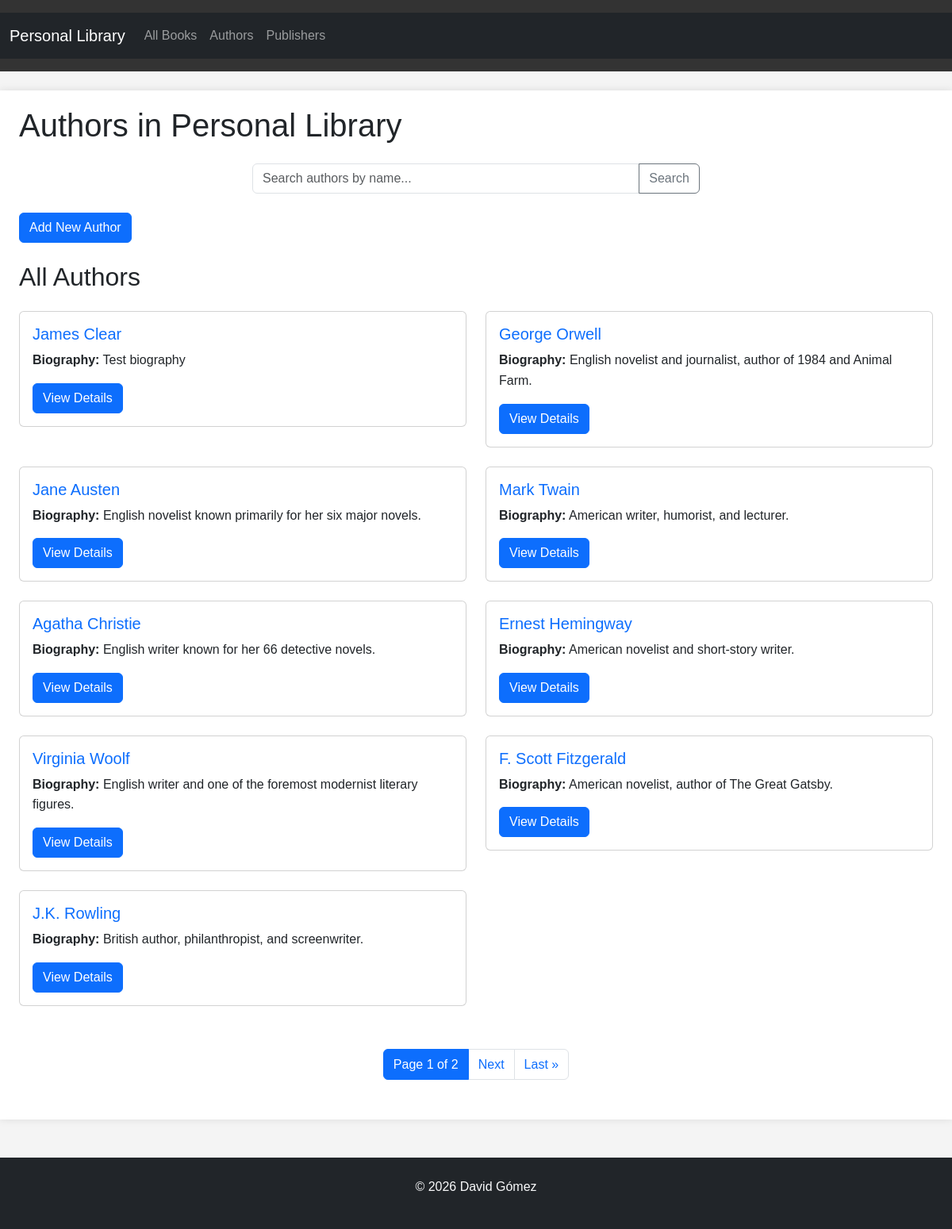
Screenshot of /authors/ with the database file from the repository.
### core/models.py (models this page shows, shortened)
class Author(models.Model):
    name = models.CharField(max_length=200)
    biography = models.TextField(blank=True, null=True)

### core/_views/authors.py (the view)
# urls.py: path("authors/", author_views.authors_html, name="authors"),
def authors_html(request):
    query = request.GET.get("q", "")
    if query:
        authors_list = Author.objects.filter(name__icontains=query)
    else:
        authors_list = Author.objects.all()
    paginator = Paginator(authors_list, 9)
    page_number = request.GET.get("page")
    page_obj = paginator.get_page(page_number)
    context = {
        "authors": page_obj,
        "query": query,
        "is_paginated": page_obj.has_other_pages(),
        "page_obj": page_obj,
    }
    return render(request, "core/authors.html", context)

### core/templates/core/authors.html (shortened to what this page needs)
{% extends 'core/base.html' %}
{% block content %}
<div class="container">
    <h1 class="mb-4">Authors in Personal Library</h1>
    <form method="GET" class="mb-4">
        <div class="row justify-content-center">
            <div class="col-md-6">
                <div class="input-group">
                    <input type="text" name="q" value="{{ query }}" placeholder="Search authors by name..." class="form-control">
                    <button type="submit" class="btn btn-outline-secondary">Search</button>
                </div>
            </div>
        </div>
    </form>
    <div class="mb-4">
        <a href="/authors/create/" class="btn btn-primary">Add New Author</a>
    </div>
    <div class="authors-section">
        <h2 class="mb-4">{% if query %}Search Results for "{{ query }}"{% else %}All Authors{% endif %}</h2>
        {% if authors %}
            <div class="row">
                {% for author in authors %}
                    <div class="col-md-6 mb-4">
                        <div class="card">
                            <div class="card-body">
                                <h5 class="card-title">
                                    <a href="/authors/{{ author.id }}/" class="text-decoration-none">{{ author.name }}</a>
                                </h5>
                                <p class="card-text"><strong>Biography:</strong> {{ author.biography|default:"No biography available"|truncatewords:30 }}</p>
                                <a href="/authors/{{ author.id }}/" class="btn btn-primary">View Details</a>
                            </div>
                        </div>
                    </div>
                {% endfor %}
            </div>
            {% if is_paginated %}
                <nav aria-label="Page navigation" class="mt-4">
                    <ul class="pagination justify-content-center">
                        <li class="page-item active">
                            <span class="page-link">
                                Page {{ page_obj.number }} of {{ page_obj.paginator.num_pages }}
                            </span>
                        </li>
                        {% if page_obj.has_next %}
                            <li class="page-item">
                                <a class="page-link" href="?q={{ query }}&page={{ page_obj.next_page_number }}">Next</a>
                            </li>
                            <li class="page-item">
                                <a class="page-link" href="?q={{ query }}&page={{ page_obj.paginator.num_pages }}">Last &raquo;</a>
                            </li>
                        {% endif %}
                    </ul>
                </nav>
            {% endif %}
        {% endif %}
    </div>
</div>
{% endblock %}

### static/css/style.css (style rules this page uses)
body { font-family: Arial, sans-serif; margin: 0; padding: 0; line-height: 1.6; background-color: #f4f4f4; }
.container { max-width: 100%; }
.pagination { margin: 30px 0; text-align: center; }

### rows the page displays
Author: name "James Clear", biography "Test biography"
Author: name "George Orwell", biography "English novelist and journalist, author of 1984 and Animal Farm."
Author: name "Jane Austen", biography "English novelist known primarily for her six major novels."
Author: name "Mark Twain", biography "American writer, humorist, and lecturer."
Author: name "Agatha Christie", biography "English writer known for her 66 detective novels."
Author: name "Ernest Hemingway", biography "American novelist and short-story writer."
Author: name "Virginia Woolf", biography "English writer and one of the foremost modernist literary figures."
Author: name "F. Scott Fitzgerald", biography "American novelist, author of The Great Gatsby."
Author: name "J.K. Rowling", biography "British author, philanthropist, and screenwriter."

### other values shown
{{ page_obj.number }} "1"
{{ page_obj.paginator.num_pages }} "2"
